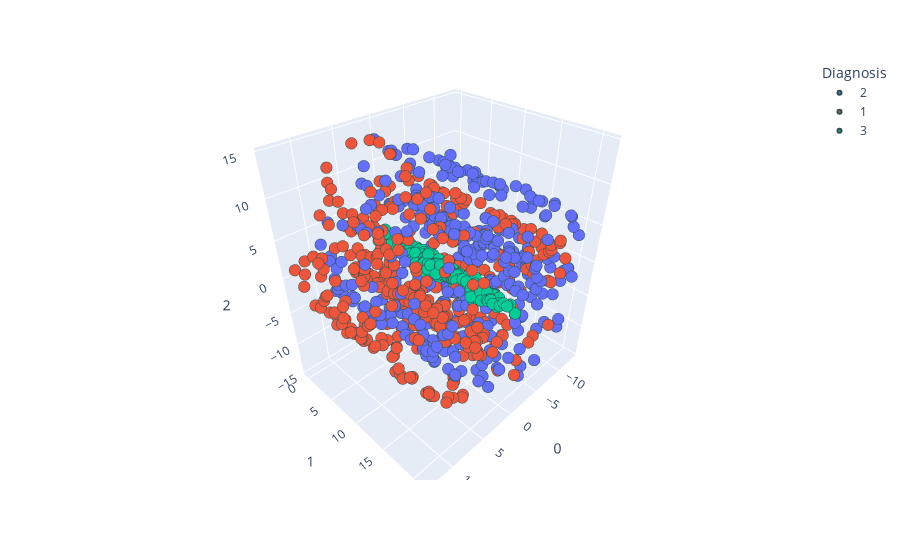

The cell this chart's notebook holds for it:
### Code cell
produce_scatter_plot(X_test,predictions,[0,1,2])

### Figure 1 — Plotly figure (JSON) as saved in the notebook; plotly's stock layout.template omitted (floating-point values rounded to 4 significant figures; data arrays with more than 128 entries replaced by an {"elided": "..."} marker saying what was removed)
{"data": [{"hovertemplate": "Diagnosis=2<br>0=%{x}<br>1=%{y}<br>2=%{z}<extra></extra>", "legendgroup": "2", "marker": {"color": "#636efa", "line": {"color": "DarkSlateGrey", "width": 2}, "size": 4, "symbol": "circle"}, "mode": "markers", "name": "2", "scene": "scene", "showlegend": true, "type": "scatter3d", "x": {"elided": "408 float values"}, "y": {"elided": "408 float values"}, "z": {"elided": "408 float values"}}, {"hovertemplate": "Diagnosis=1<br>0=%{x}<br>1=%{y}<br>2=%{z}<extra></extra>", "legendgroup": "1", "marker": {"color": "#EF553B", "line": {"color": "DarkSlateGrey", "width": 2}, "size": 4, "symbol": "circle"}, "mode": "markers", "name": "1", "scene": "scene", "showlegend": true, "type": "scatter3d", "x": {"elided": "383 float values"}, "y": {"elided": "383 float values"}, "z": {"elided": "383 float values"}}, {"hovertemplate": "Diagnosis=3<br>0=%{x}<br>1=%{y}<br>2=%{z}<extra></extra>", "legendgroup": "3", "marker": {"color": "#00cc96", "line": {"color": "DarkSlateGrey", "width": 2}, "size": 4, "symbol": "circle"}, "mode": "markers", "name": "3", "scene": "scene", "showlegend": true, "type": "scatter3d", "x": {"elided": "409 float values"}, "y": {"elided": "409 float values"}, "z": {"elided": "409 float values"}}], "layout": {"legend": {"title": {"text": "Diagnosis"}, "tracegroupgap": 0}, "margin": {"t": 60}, "scene": {"domain": {"x": [0, 1], "y": [0, 1]}, "xaxis": {"title": {"text": "0"}}, "yaxis": {"title": {"text": "1"}}, "zaxis": {"title": {"text": "2"}}}}}
